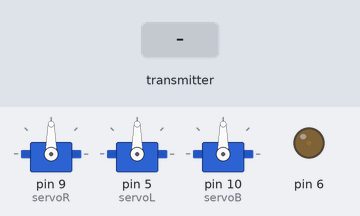
A sketch run on a simulated Arduino Uno, built with avr-gcc and run on an emulated ATmega328P. Shown: 3 × servo, output pins drawn as LEDs (lit = HIGH). The inputs (shaded band) are chosen by the test bench. No radio packets arrive unless stated.

Above: at 1.2 s.
1.3 s: the transmitter starts sending j1PotX = 0
At 1.6 s:
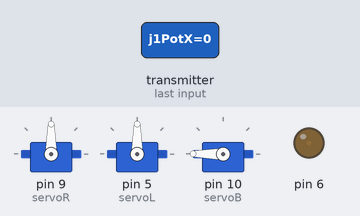
2.8 s: the transmitter starts sending j2PotX = 0
At 3.9 s:
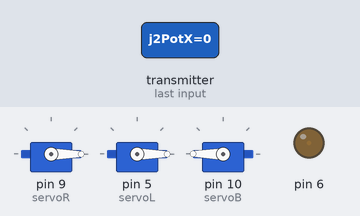
4.3 s: the transmitter starts sending pot2 = 0
At 5.1 s:
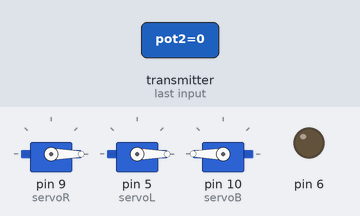
5.8 s: the transmitter starts sending pot2 = 64
At 6.1 s:
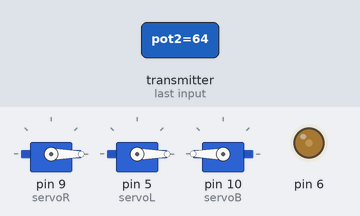
Timing chart, 0 to 8.3 s (numbered marks = the images above; inputs shaded):
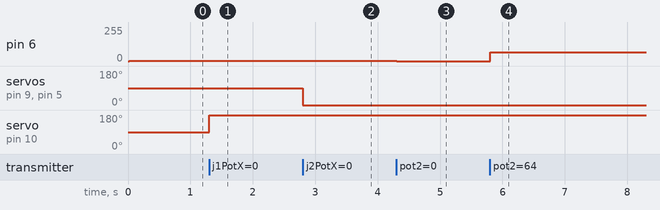

Measured:
- after the input at 1.3 s, servo on pin 10 (servoB): 90° → 180° at once
- after the input at 2.8 s, servo on pin 9 (servoR), servo on pin 5 (servoL): 90° → 0° at once
- after the input at 4.3 s, pin 6: 1/255 → 0/255 at once
- after the input at 5.8 s, pin 6: 0/255 → 64/255 at once

The sketch:

Arduino_Code_V1.0_RC_plane_atmega328.ino
```cpp
//Project created by Ghaith Mhamdi
#include <SPI.h>
#include <nRF24L01.h>
#include <RF24.h>
#include <Servo.h>
RF24 radio(7, 8);   // nRF24L01 (CE, CSN)
const byte address[6] = "00001";
unsigned long lastReceiveTime = 0;
unsigned long currentTime = 0;
Servo servoR;
Servo servoL;
Servo servoB;

int escValue, servoRValue, servoLValue, servoBValue;
// Max size of this struct is 32 bytes - NRF24L01 buffer limit
struct Data_Package {
  byte j1PotX;
  byte j1PotY;
  byte j1Button;
  byte j2PotX;
  byte j2PotY;
  byte j2Button;
  byte pot1;
  byte pot2;
  byte tSwitch1;
  byte tSwitch2;
  byte button1;
  byte button2;
  byte button3;
  byte button4;
};
Data_Package data; //Create a variable with the above structure
void setup() {
  radio.begin();
  radio.openReadingPipe(0, address);
  radio.setAutoAck(false);
  radio.setDataRate(RF24_250KBPS);
  radio.setPALevel(RF24_PA_MAX);
  radio.startListening(); //  Set the module as receiver
  resetData();
  servoR.attach(9);
  servoL.attach(5);
  servoB.attach(10);
}
void loop() {
  // Check whether we keep receving data, or we have a connection between the two modules
  currentTime = millis();
  if ( currentTime - lastReceiveTime > 1000 ) { // If current time is more then 1 second since we have recived the last data, that means we have lost connection
    resetData(); // If connection is lost, reset the data. It prevents unwanted behavior, for example if a drone jas a throttle up, if we lose connection it can keep flying away if we dont reset the function
  }
  // Check whether there is data to be received
  if (radio.available()) {
    radio.read(&data, sizeof(Data_Package)); // Read the whole data and store it into the 'data' structure
    lastReceiveTime = millis(); // At this moment we have received the data
  }


//Pitch*****************************
if(data.j2PotY<=85){
  servoRValue = map(data.j2PotY, 85, 0, 90, 0);
  servoLValue = map(data.j2PotY, 85, 0, 90, 180);
}
else if(data.j2PotY>=170){
  servoRValue = map(data.j2PotY, 170, 255, 90, 180);
  servoLValue = map(data.j2PotY, 170, 255, 90, 0);
}

//Roll*****************************
if(data.j2PotX<=85){
  servoRValue = map(data.j2PotX, 85, 0, 90, 0);
  servoLValue = map(data.j2PotX, 85, 0, 90, 0);
}
else if(data.j2PotX>=170){
  servoRValue = map(data.j2PotX, 170, 255, 90, 180);
  servoLValue = map(data.j2PotX, 170, 255, 90, 180);
}
if ((data.j2PotX<170)&&(85<data.j2PotX)&&(data.j2PotY<170)&&(85<data.j2PotY)){
  servoRValue = 90;
  servoLValue = 90;
}


//Yaw*******************************
if(data.j1PotX<=85){
  servoBValue = map(data.j1PotX, 85, 0, 90, 180);
}
else if(data.j1PotX>=170){
servoBValue = map(data.j1PotX, 170, 255, 90, 36);
}
else{
  servoBValue = 90;
}


  servoR.write(servoRValue);
  servoL.write(servoLValue);
  servoB.write(servoBValue);
  analogWrite(6,data.pot2);
}
void resetData() {
  // Reset the values when there is no radio connection - Set initial default values
  data.j1PotX = 127;
  data.j1PotY = 127;
  data.j2PotX = 127;
  data.j2PotY = 127;
  data.j1Button = 1;
  data.j2Button = 1;
  data.pot1 = 17;
  data.pot2 = 1;
  data.tSwitch1 = 1;
  data.tSwitch2 = 1;
  data.button1 = 1;
  data.button2 = 1;
  data.button3 = 1;
  data.button4 = 1;
}
```
